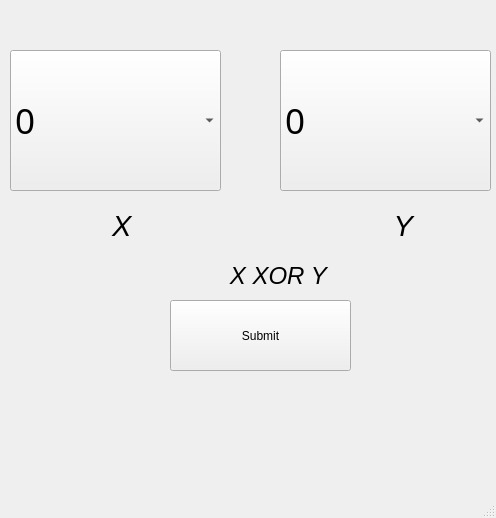
<?xml version="1.0" encoding="UTF-8"?>
<ui version="4.0">
 <class>MainWindow</class>
 <widget class="QMainWindow" name="MainWindow">
  <property name="geometry">
   <rect>
    <x>0</x>
    <y>0</y>
    <width>496</width>
    <height>518</height>
   </rect>
  </property>
  <property name="windowTitle">
   <string>MainWindow</string>
  </property>
  <widget class="QWidget" name="centralwidget">
   <widget class="QComboBox" name="comboX">
    <property name="geometry">
     <rect>
      <x>10</x>
      <y>50</y>
      <width>211</width>
      <height>141</height>
     </rect>
    </property>
    <property name="font">
     <font>
      <family>WenQuanYi Micro Hei</family>
      <pointsize>26</pointsize>
     </font>
    </property>
    <item>
     <property name="text">
      <string>0</string>
     </property>
    </item>
    <item>
     <property name="text">
      <string>1</string>
     </property>
    </item>
   </widget>
   <widget class="QComboBox" name="comboY">
    <property name="geometry">
     <rect>
      <x>280</x>
      <y>50</y>
      <width>211</width>
      <height>141</height>
     </rect>
    </property>
    <property name="font">
     <font>
      <family>WenQuanYi Micro Hei</family>
      <pointsize>26</pointsize>
     </font>
    </property>
    <item>
     <property name="text">
      <string>0</string>
     </property>
    </item>
    <item>
     <property name="text">
      <string>1</string>
     </property>
    </item>
   </widget>
   <widget class="QPushButton" name="pushButton">
    <property name="geometry">
     <rect>
      <x>170</x>
      <y>300</y>
      <width>181</width>
      <height>71</height>
     </rect>
    </property>
    <property name="text">
     <string>Submit</string>
    </property>
   </widget>
   <widget class="QLabel" name="label">
    <property name="geometry">
     <rect>
      <x>80</x>
      <y>190</y>
      <width>67</width>
      <height>71</height>
     </rect>
    </property>
    <property name="font">
     <font>
      <pointsize>22</pointsize>
      <italic>true</italic>
     </font>
    </property>
    <property name="text">
     <string>    X</string>
    </property>
   </widget>
   <widget class="QLabel" name="label_2">
    <property name="geometry">
     <rect>
      <x>370</x>
      <y>190</y>
      <width>67</width>
      <height>71</height>
     </rect>
    </property>
    <property name="font">
     <font>
      <pointsize>22</pointsize>
      <italic>true</italic>
     </font>
    </property>
    <property name="text">
     <string>   Y</string>
    </property>
   </widget>
   <widget class="QLabel" name="label_3">
    <property name="geometry">
     <rect>
      <x>170</x>
      <y>250</y>
      <width>171</width>
      <height>51</height>
     </rect>
    </property>
    <property name="font">
     <font>
      <pointsize>18</pointsize>
      <italic>true</italic>
     </font>
    </property>
    <property name="text">
     <string>         X XOR Y</string>
    </property>
   </widget>
  </widget>
  <widget class="QMenuBar" name="menubar">
   <property name="geometry">
    <rect>
     <x>0</x>
     <y>0</y>
     <width>496</width>
     <height>23</height>
    </rect>
   </property>
  </widget>
  <widget class="QStatusBar" name="statusbar"/>
 </widget>
 <resources/>
 <connections/>
</ui>
